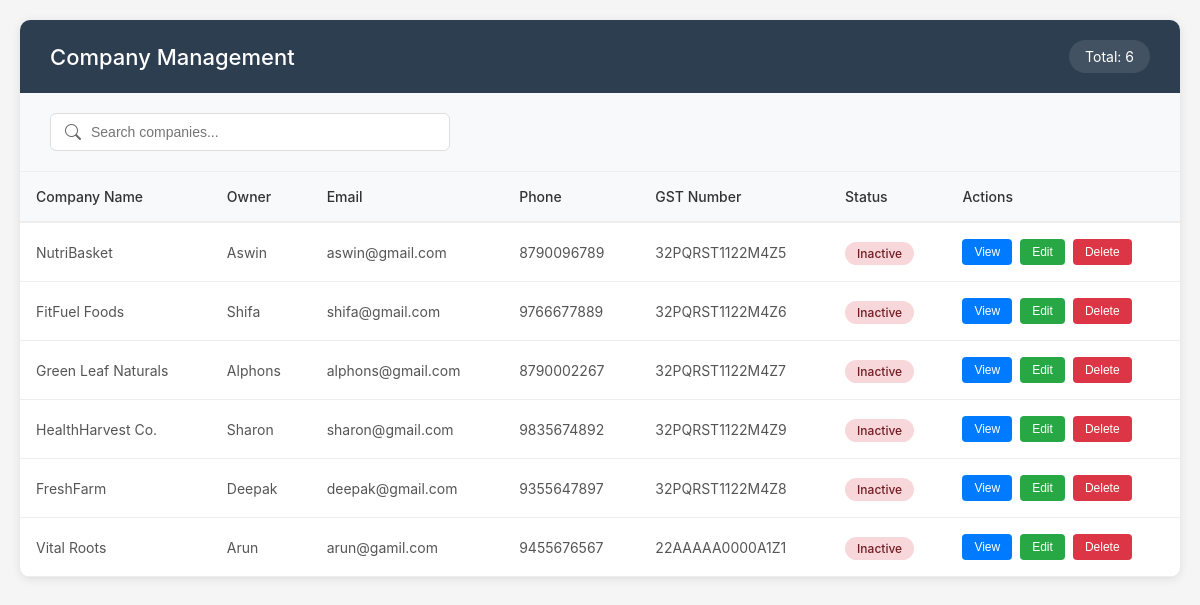
Before: /sellers with the older database file.
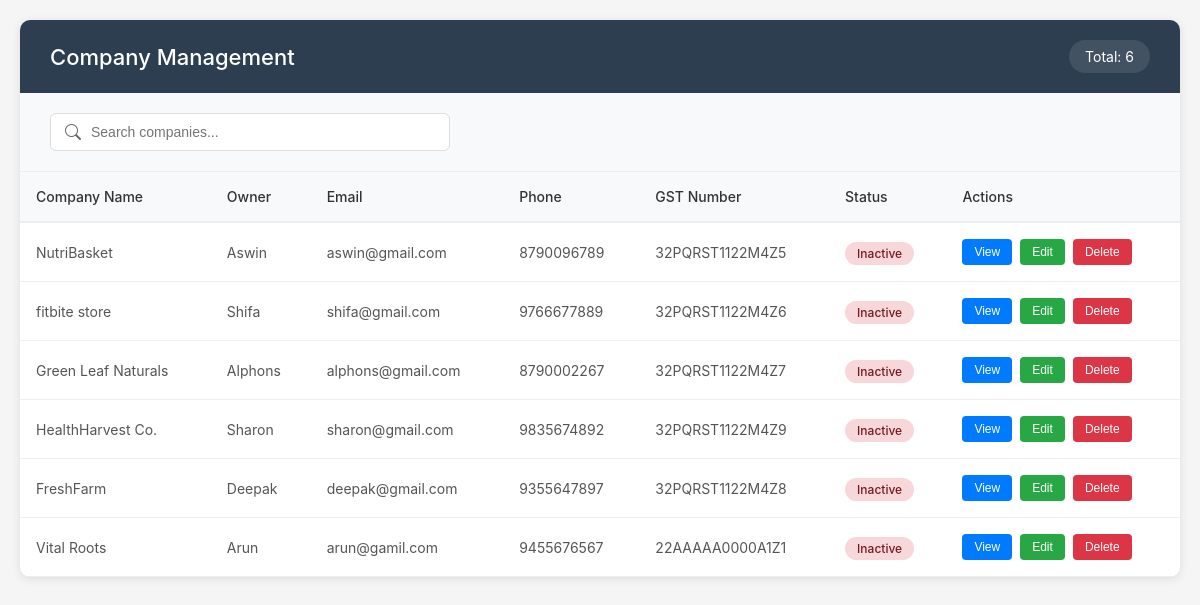
After: the same page with the newer database file.
### FitBite_App/models.py (models this page shows, shortened)
class Seller(models.Model):
    STATUS_CHOICES = (
        ('pending', 'Pending Verification'),
        ('approved', 'Approved'),
        ('rejected', 'Rejected'),
        ('suspended', 'Suspended'),
    )
    company_name = models.CharField(max_length=150)
    owner_name = models.CharField(max_length=100)
    email = models.EmailField(unique=True)  # Make email unique
    phone = models.CharField(max_length=15)
    address = models.TextField()
    gst_number = models.CharField(max_length=15, unique=True)
    password = models.CharField(max_length=100)
    status = models.CharField(max_length=20, choices=STATUS_CHOICES, default='pending')
    registered_date = models.DateTimeField(auto_now_add=True)
    verified_date = models.DateTimeField(null=True, blank=True)
    rejection_reason = models.TextField(null=True, blank=True)
    verified_by = models.ForeignKey('user', on_delete=models.SET_NULL, null=True, blank=True, related_name='verified_sellers')
    gst_certificate = models.FileField(upload_to='seller_documents/gst/', null=True, blank=True)
    business_license = models.FileField(upload_to='seller_documents/license/', null=True, blank=True)
    address_proof = models.FileField(upload_to='seller_documents/address/', null=True, blank=True)
    class Meta:
        ordering = ['-registered_date']

### FitBite_App/views.py (the view)
# urls.py: path('sellers',showseller),
def showseller(request):
    data = Seller.objects.all()
    paginator = Paginator(data,10)
    page_number = request.GET.get('page')
    page_obj = paginator.get_page(page_number)
    return render(request,'seller.html',{'seller':page_obj})

### template/seller.html (shortened to what this page needs)
<!DOCTYPE html>
<html lang="en">
<head>
    <link rel="stylesheet" href="https://cdn.jsdelivr.net/npm/bootstrap-icons@1.10.0/font/bootstrap-icons.css">
</head>
<body>
    <div class="container">
        <div class="header">
            <h1>Company Management</h1>
            <div class="header-info">
                <div class="total-count">
                    Total: {{ seller.paginator.count }}
                </div>
            </div>
        </div>
        <div class="search-container">
            <div class="search-box">
                <i class="bi bi-search"></i>
                <input type="text" placeholder="Search companies..." id="searchInput">
            </div>
        </div>
        <div class="table-container">
            <table>
                <thead>
                    <tr>
                        <th>Company Name</th>
                        <th>Owner</th>
                        <th>Email</th>
                        <th>Phone</th>
                        <th>GST Number</th>
                        <th>Status</th>
                        <th>Actions</th>
                    </tr>
                </thead>
                <tbody>
                    {% for i in seller %}
                    <tr>
                        <td>{{ i.company_name }}</td>
                        <td>{{ i.owner_name }}</td>
                        <td>{{ i.email }}</td>
                        <td>{{ i.phone }}</td>
                        <td>{{ i.gst_number }}</td>
                        <td>
                            <span class="status {% if i.status == 'active' %}active{% else %}inactive{% endif %}">
                                {% if i.status == 'active' %}Active{% else %}Inactive{% endif %}
                            </span>
                        </td>
                        <td>
                            <div class="actions">
                                <button class="btn btn-view" onclick="viewCompany('{{ i.id }}')">View</button>
                                <button class="btn btn-edit" onclick="editCompany('{{ i.id }}')">Edit</button>
                                <button class="btn btn-delete" onclick="deleteCompany('{{ i.id }}')">Delete</button>
                            </div>
                        </td>
                    </tr>
                    {% endfor %}
                </tbody>
            </table>
        </div>
    </div>
</body>
</html>

Changed rows visible on the page:
changed Seller "Shifa": company_name "FitFuel Foods" → "fitbite store"
